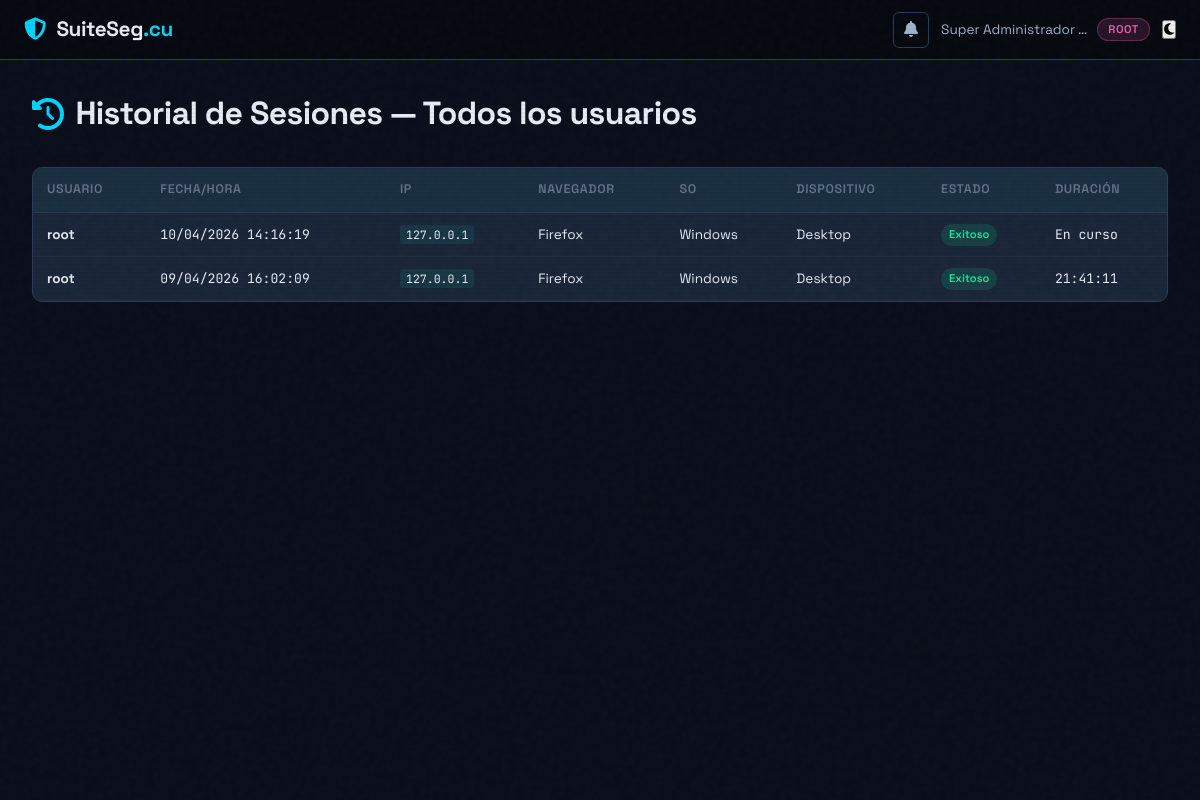
The app's page /sesiones/ (signed in) with its own data.
### core/models.py (models this page shows, shortened)
class Perfil(models.Model):
    ROLES = [
        ('root', 'Super Administrador (Root)'),
        ('admin_red', 'Administrador de Red'),
        ('seguridad', 'Responsable de Seguridad Informática'),
        ('usuario', 'Usuario Normal'),
    ]
    user = models.OneToOneField(
        User,
        on_delete=models.CASCADE,
        related_name='perfil',
        verbose_name='Usuario asociado'
    )
    nombre_completo = models.CharField(
        max_length=200,
        verbose_name='Nombre completo'
    )
    cargo = models.CharField(
        max_length=150,
        verbose_name='Cargo',
        help_text='Ej: Especialista en Redes, Director, etc.'
    )
    departamento = models.ForeignKey(
        Departamento,
        on_delete=models.SET_NULL,
        null=True,
        blank=True,
        verbose_name='Departamento'
    )
    rol = models.CharField(
        max_length=20,
        choices=ROLES,
        default='usuario',
        verbose_name='Rol en el sistema'
    )
    telefono = models.CharField(
        max_length=20,
        blank=True,
        verbose_name='Teléfono'
    )
    fecha_ultimo_cambio_password = models.DateTimeField(
        null=True, blank=True,
        verbose_name='Fecha del último cambio de contraseña',
        help_text='Se actualiza automáticamente al cambiar la contraseña'
    )
    dias_expiracion_password = models.PositiveIntegerField(
        default=90,
        verbose_name='Días para expiración de contraseña',
        help_text='Días después de los cuales se obliga a cambiar (0=sin expiración)'
    )
    intentos_fallidos_login = models.PositiveIntegerField(
        default=0,
        verbose_name='Intentos fallidos de login consecutivos'
    )
    bloqueado_hasta = models.DateTimeField(
        null=True, blank=True,
        verbose_name='Bloqueado hasta (por intentos fallidos)'
    )
    secret_2fa = models.CharField(
        max_length=100, blank=True,
        verbose_name='Clave secreta TOTP (2FA)',
        help_text='Generada automáticamente al activar 2FA'
    )
    activado_2fa = models.BooleanField(
        default=False,
        verbose_name='Autenticación de dos factores activa'
    )
    fecha_actualizacion = models.DateTimeField(auto_now=True)
    fecha_creacion = models.DateTimeField(auto_now_add=True)
    class Meta:
        verbose_name = 'Perfil de usuario'
        verbose_name_plural = 'Perfiles de usuario'
        permissions = [
            ('puede_gestionar_usuarios', 'Puede gestionar usuarios del sistema'),
            ('puede_gestionar_inventario', 'Puede gestionar inventario de equipos'),
            ('puede_ver_admin', 'Puede ver paneles administrativos'),
        ]
    @property
    def es_admin(self):
        return self.rol in ['root', 'admin_red', 'seguridad']

class SesionUsuario(models.Model):
    user = models.ForeignKey(
        User, on_delete=models.CASCADE, related_name='sesiones',
        verbose_name='Usuario'
    )
    fecha_hora = models.DateTimeField(
        verbose_name='Fecha y hora de inicio',
        auto_now_add=True
    )
    direccion_ip = models.CharField(
        max_length=45, verbose_name='Dirección IP',
        default='0.0.0.0'
    )
    navegador = models.CharField(
        max_length=50, verbose_name='Navegador', default='Otro'
    )
    sistema_operativo = models.CharField(
        max_length=30, verbose_name='Sistema operativo', default='Otro'
    )
    dispositivo = models.CharField(
        max_length=20, verbose_name='Tipo de dispositivo', default='Desktop'
    )
    exitosa = models.BooleanField(
        default=True, verbose_name='Login exitoso'
    )
    cierre_sesion = models.DateTimeField(
        null=True, blank=True, verbose_name='Fecha y hora de cierre'
    )
    class Meta:
        verbose_name = 'Registro de sesión'
        verbose_name_plural = 'Registros de sesiones'
        ordering = ['-fecha_hora']
    @property
    def duracion(self):
        if self.cierre_sesion:
            delta = self.cierre_sesion - self.fecha_hora
            return str(delta).split('.')[0]  # Quitar microsegundos
        return 'En curso'

### core/views.py (the view)
# urls.py: path('sesiones/', views.vista_sesiones, name='sesiones'),
@admin_requerido
def vista_sesiones(request):
    if request.user.perfil.rol == 'root' or request.user.perfil.rol in ['admin_red', 'seguridad']:
        sesiones = SesionUsuario.objects.select_related('user').all()[:100]
        titulo = 'Historial de Sesiones — Todos los usuarios'
    else:
        sesiones = SesionUsuario.objects.filter(user=request.user)[:50]
        titulo = 'Mi Historial de Sesiones'
    return render(request, 'sesiones.html', {
        'sesiones': sesiones,
        'titulo': titulo,
    })

### core/context_processors.py (called while the page is built)
def notificaciones_no_leidas(request):
    if request.user.is_authenticated and hasattr(request.user, 'perfil'):
        from .models import Notificacion
        count = Notificacion.objects.filter(destinatario=request.user, leida=False).count()
        return {'notifs_count': count}
    return {'notifs_count': 0}

def dias_expiracion_password(request):
    if request.user.is_authenticated and hasattr(request.user, 'perfil'):
        perfil = request.user.perfil
        if (perfil.fecha_ultimo_cambio_password
            and perfil.dias_expiracion_password > 0
            and perfil.rol != 'root'):
            delta = (perfil.fecha_ultimo_cambio_password +
                     timedelta(days=perfil.dias_expiracion_password) - timezone.now())
            return {'password_dias_restantes': delta.days}
    return {'password_dias_restantes': None}

### templates/sesiones.html (shortened to what this page needs)
{% extends 'base.html' %}
{% block contenido %}
<div class="admin-page">
    <div class="page-header">
        <h1><i class="fas fa-clock-rotate-left"></i> {{ titulo }}</h1>
    </div>
    <div class="table-container">
        <table class="data-table">
            <thead>
                <tr>
                    <th>Usuario</th>
                    <th>Fecha/Hora</th>
                    <th>IP</th>
                    <th>Navegador</th>
                    <th>SO</th>
                    <th>Dispositivo</th>
                    <th>Estado</th>
                    <th>Duración</th>
                </tr>
            </thead>
            <tbody>
                {% for s in sesiones %}
                <tr class="table-row-hover">
                    <td><strong>{{ s.user.username }}</strong></td>
                    <td style="font-family:var(--font-mono);font-size:0.82rem;">{{ s.fecha_hora|date:"d/m/Y H:i:s" }}</td>
                    <td><code>{{ s.direccion_ip }}</code></td>
                    <td>{{ s.navegador }}</td>
                    <td>{{ s.sistema_operativo }}</td>
                    <td>{{ s.dispositivo }}</td>
                    <td>
                        {% if s.exitosa %}
                            <span class="badge badge-green">Exitoso</span>
                        {% else %}
                            <span class="badge badge-yellow">Pendiente</span>
                        {% endif %}
                    </td>
                    <td style="font-family:var(--font-mono);font-size:0.82rem;">{{ s.duracion }}</td>
                </tr>
                {% empty %}
                <tr><td colspan="9" class="empty-text">No hay registros de sesiones.</td></tr>
                {% endfor %}
            </tbody>
        </table>
    </div>
</div>
{% endblock %}

### templates/base.html (shortened to what this page needs)
{% load static %}
<!DOCTYPE html>
<html lang="es">
<head>
    <link rel="stylesheet" href="https://cdnjs.cloudflare.com/ajax/libs/font-awesome/6.7.2/css/all.min.css"
 />
    <link rel="stylesheet" href="{% static 'css/main.css' %}">
</head>
<body>
    <div class="crt-scanlines" aria-hidden="true"></div>
    <div class="film-grain" aria-hidden="true"></div>
    <nav class="navbar" role="navigation" aria-label="Barra de navegación principal">
<div class="navbar-left">
    <a href="/" class="navbar-brand" id="sidebarToggleBtn" onclick="toggleSidebar(event)" aria-label="Ir al inicio">
        <i class="fas fa-shield-alt"></i>
        <span class="brand-text">SuiteSeg<span class="accent">.cu</span></span>
    </a>
</div>
        <div class="navbar-right">
            {% if user.is_authenticated %}
                <div class="notif-wrapper">
                    <button class="notif-btn" onclick="toggleNotifPanel()" aria-label="Notificaciones" title="Notificaciones">
                        <i class="fas fa-bell"></i>
                    </button>
                </div>
                <div class="user-menu">
                    <span class="user-name">{{ user.perfil.nombre_completo|truncatewords:2 }}</span>
                    <span class="user-role badge-role badge-{{ user.perfil.rol }}">
                        {% if user.perfil.rol == 'root' %}ROOT
                        {% elif user.perfil.rol == 'admin_red' %}Admin Red
                        {% elif user.perfil.rol == 'seguridad' %}Seguridad
                        {% else %}Usuario
                        {% endif %}
                    </span>
                </div>
                <button id="themeToggle" class="theme-toggle-btn" aria-label="Cambiar tema" title="Cambiar tema">
                    <i class="fas fa-moon"></i>
                </button>
            {% endif %}
        </div>
    </nav>
    <div class="main-layout">
        <main class="main-content {% if not user.is_authenticated %}full-width{% endif %}" role="main">
            {% block contenido %}{% endblock %}
        </main>
    </div>
</body>
</html>

### static/css/main.css (style rules this page uses)
:root { --bg-primary: #06090f; --bg-secondary: #0c1220; --bg-card: rgba(12, 18, 32, 0.85); --bg-glass: rgba(15, 23, 42, 0.7); --border-color: rgba(0, 245, 212, 0.12); --border-hover: rgba(0, 245, 212, 0.3); --text-primary: #e2e8f0; --text-secondary: #94a3b8; --text-muted: #64748b; --accent-cyan: #00f5d4; --accent-magenta: #f15bb5; --accent-blue: #00bbf9; --accent-yellow: #fee440; --accent-green: #00f5a0; --accent-red: #ff3860; --accent-orange: #ff9500; --font-display: 'Space Grotesk', sans-serif; --font-mono: 'JetBrains Mono', monospace; --glow-cyan: 0 0 20px rgba(0, 245, 212, 0.3); --glow-magenta: 0 0 20px rgba(241, 91, 181, 0.3); --radius-sm: 6px; --radius-md: 10px; --radius-lg: 16px; --transition: 0.25s cubic-bezier(0.4, 0, 0.2, 1); }
*, *::before, *::after { box-sizing: border-box; margin: 0; padding: 0; }
html { scroll-behavior: smooth; }
body { font-family: var(--font-display); background: var(--bg-primary); color: var(--text-primary); min-height: 100vh; overflow-x: hidden; line-height: 1.6; }
.crt-scanlines { position: fixed; top: 0; left: 0; width: 100%; height: 100%; pointer-events: none; z-index: 9999; background: repeating-linear-gradient(0deg, transparent, transparent 2px, rgba(0, 0, 0, 0.03) 2px, rgba(0, 0, 0, 0.03) 4px); }
.film-grain { position: fixed; top: -50%; left: -50%; width: 200%; height: 200%; pointer-events: none; z-index: 9998; opacity: 0.025; animation: grainShift 0.5s steps(5) infinite; }
h1 { font-size: 2rem; font-weight: 700; letter-spacing: -0.02em; }
.accent { color: var(--accent-cyan); }
code { font-family: var(--font-mono); font-size: 0.85em; background: rgba(0, 245, 212, 0.08); padding: 2px 6px; border-radius: 3px; }
a { color: var(--accent-cyan); text-decoration: none; transition: var(--transition); }
.navbar { position: fixed; top: 0; left: 0; right: 0; height: 60px; background: rgba(6, 9, 15, 0.92); backdrop-filter: blur(20px); border-bottom: 1px solid var(--border-color); display: flex; align-items: center; justify-content: space-between; padding: 0 24px; z-index: 1000; }
.navbar-left { display: flex; align-items: center; gap: 16px; }
.navbar-brand { display: flex; align-items: center; gap: 10px; font-size: 1.3rem; font-weight: 700; color: var(--text-primary); cursor: pointer; transition: var(--transition); }
.navbar-brand i { color: var(--accent-cyan); font-size: 1.4rem; }
.brand-text { letter-spacing: -0.02em; }
.navbar-right { display: flex; align-items: center; gap: 12px; }
.notif-wrapper { position: relative; }
.notif-btn { position: relative; background: none; border: 1px solid var(--border-color); color: var(--text-secondary); font-size: 1rem; padding: 8px 10px; border-radius: var(--radius-sm); cursor: pointer; transition: var(--transition); }
.user-menu { display: flex; align-items: center; gap: 10px; }
.user-name { font-size: 0.85rem; color: var(--text-secondary); }
.badge-role { display: inline-block; padding: 2px 10px; border-radius: 20px; font-size: 0.7rem; font-weight: 600; text-transform: uppercase; letter-spacing: 0.05em; }
.badge-root { background: rgba(241,91,181,0.15); color: var(--accent-magenta); border: 1px solid rgba(241,91,181,0.3); }
.main-layout { display: flex; padding-top: 60px; min-height: 100vh; width: 100%; }
.main-content { flex: 1; width: 100%; margin-left: 0; padding: 28px 32px; min-height: calc(100vh - 60px); }
.badge { display: inline-block; padding: 2px 8px; border-radius: 20px; font-size: 0.7rem; font-weight: 600; }
.badge-green { background: rgba(0,245,160,0.12); color: var(--accent-green); }
.page-header { margin-bottom: 28px; }
.page-header h1 { display: flex; align-items: center; gap: 12px; margin-bottom: 8px; font-size: 2rem; }
.page-header h1 i { color: var(--accent-cyan); }
.admin-page { width: 100%; }
.table-container { overflow-x: auto; border: 1px solid var(--border-color); border-radius: var(--radius-md); background: var(--bg-card); }
.data-table { width: 100%; border-collapse: collapse; font-size: 0.85rem; }
.data-table thead { background: rgba(0,245,212,0.04); }
.data-table th { padding: 12px 14px; text-align: left; font-weight: 600; font-size: 0.78rem; color: var(--text-muted); text-transform: uppercase; letter-spacing: 0.05em; border-bottom: 1px solid var(--border-color); white-space: nowrap; }
.data-table td { padding: 10px 14px; border-bottom: 1px solid rgba(255,255,255,0.03); vertical-align: middle; }
.table-row-hover { transition: var(--transition); }

### records on screen
SesionUsuario: user.username "root", fecha_hora "10/04/2026 14:16:19", direccion_ip "127.0.0.1", navegador "Firefox", sistema_operativo "Windows", dispositivo "Desktop", exitosa "Exitoso", duracion "En curso"
SesionUsuario: user.username "root", fecha_hora "09/04/2026 16:02:09", direccion_ip "127.0.0.1", navegador "Firefox", sistema_operativo "Windows", dispositivo "Desktop", exitosa "Exitoso", duracion "21:41:11"

### other values on screen
{{ user.perfil.nombre_completo|truncatewords:2 }} "Super Administrador …"
{{ titulo }} "Historial de Sesiones — Todos los usuarios"
